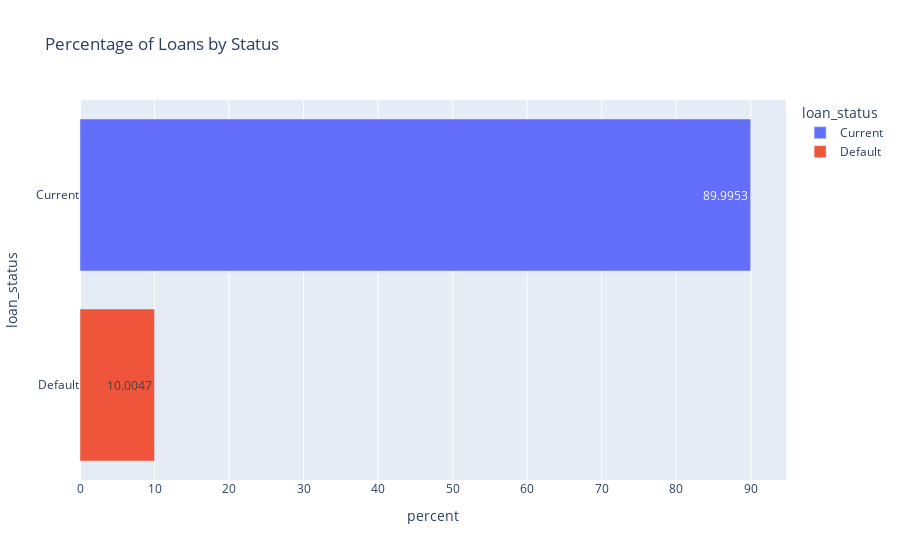

This figure's notebook cell:
### Code cell
px.bar(loan_status_count, x='percent', y='loan_status', color='loan_status', text_auto=True, title='Percentage of Loans by Status')

### Figure 1 — Plotly figure (JSON) as saved in the notebook; plotly's stock layout.template omitted (floating-point values rounded to 4 significant figures)
{"data": [{"alignmentgroup": "True", "hovertemplate": "loan_status=%{y}<br>percent=%{x}<extra></extra>", "legendgroup": "Current", "marker": {"color": "#636efa", "pattern": {"shape": ""}}, "name": "Current", "offsetgroup": "Current", "orientation": "h", "showlegend": true, "textposition": "auto", "texttemplate": "%{x}", "type": "bar", "x": [90.0], "xaxis": "x", "y": ["Current"], "yaxis": "y"}, {"alignmentgroup": "True", "hovertemplate": "loan_status=%{y}<br>percent=%{x}<extra></extra>", "legendgroup": "Default", "marker": {"color": "#EF553B", "pattern": {"shape": ""}}, "name": "Default", "offsetgroup": "Default", "orientation": "h", "showlegend": true, "textposition": "auto", "texttemplate": "%{x}", "type": "bar", "x": [10.0], "xaxis": "x", "y": ["Default"], "yaxis": "y"}], "layout": {"barmode": "relative", "legend": {"title": {"text": "loan_status"}, "tracegroupgap": 0}, "title": {"text": "Percentage of Loans by Status"}, "xaxis": {"anchor": "y", "domain": [0, 1], "title": {"text": "percent"}}, "yaxis": {"anchor": "x", "categoryarray": ["Default", "Current"], "categoryorder": "array", "domain": [0, 1], "title": {"text": "loan_status"}}}}
